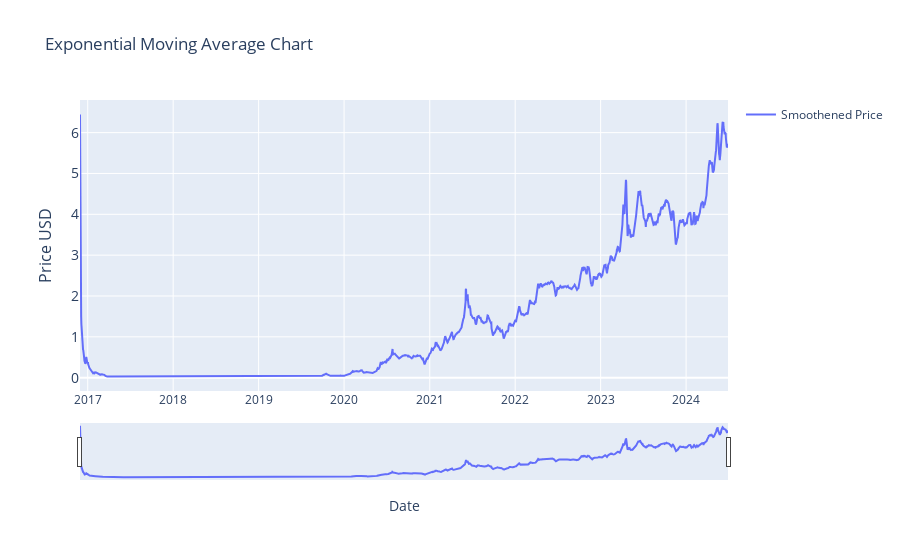

The code cell stored with this chart in its notebook:
### Markdown cell above
### Exponential Moving Average

### Code cell
# Exponential Moving Average (EMA)  
 # | Part of Moving Averages (2) block

import plotly.graph_objects as go
import pandas as pd
from ipywidgets import interact, DatePicker
import numpy as np

# renames current item to df
df = current_item.copy()

# change span = to change smoothing factor/span for average.
df['smoothened_price'] = df['price_usd'].ewm(span=2, adjust=False).mean()
# Function to update the graph based on the selected date range
def update_graph_ema(start_date, end_date):
    # Filtering the data based on the date range
    mask = (df.index >= pd.to_datetime(start_date)) & (df.index <= pd.to_datetime(end_date))
    filtered_data = df.loc[mask]

    # Creating the plot
    fig = go.Figure()
    fig.add_trace(go.Scatter(x=filtered_data.index, y=filtered_data['smoothened_price'], mode='lines', name='Smoothened Price'))

    # Formatting
    fig.update_layout(
        title='Exponential Moving Average Chart',
        xaxis_title='Date',
        yaxis_title='Price USD',
        yaxis=dict(
            title='Price USD',
            titlefont_size=16,
            tickfont_size=14,
        ),
        xaxis=dict(  # Added lines for range slider
            rangeslider=dict(
                visible=True
            ),
            type="date"
        ),
        showlegend=True

        )
    
    fig.show()

# Creating interactive widgets for date selection
start_date_picker = DatePicker(description='Start Date', value=START_DATE)
end_date_picker = DatePicker(description='End Date', value=END_DATE)

# Display the interactive widget
interact(update_graph_ema, start_date=start_date_picker, end_date=end_date_picker)

### Figure 1 — Plotly figure (JSON) as saved in the notebook; plotly's stock layout.template omitted (floating-point values rounded to 4 significant figures; data arrays with more than 128 entries replaced by an {"elided": "..."} marker saying what was removed)
{"data": [{"mode": "lines", "name": "Smoothened Price", "type": "scatter", "x": {"elided": "2769 str values"}, "y": {"elided": "2769 float values"}}], "layout": {"showlegend": true, "title": {"text": "Exponential Moving Average Chart"}, "xaxis": {"rangeslider": {"visible": true}, "title": {"text": "Date"}, "type": "date"}, "yaxis": {"tickfont": {"size": 14}, "title": {"font": {"size": 16}, "text": "Price USD"}}}}
